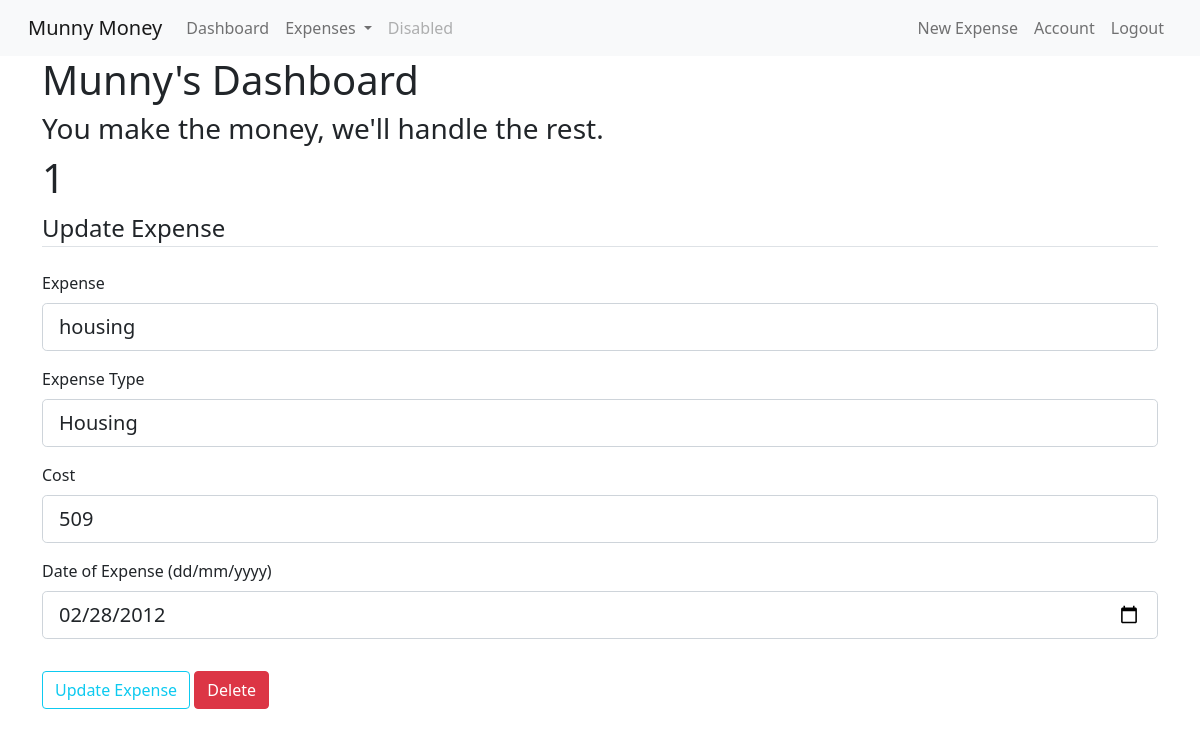
Page /expense/1 (signed in) on the committed database.
### budget_app/models.py (models this page shows, shortened)
class User(db.Model, UserMixin):
    id = db.Column(db.Integer, primary_key=True)
    email = db.Column(db.String(120), unique=True, nullable=False)
    username = db.Column(db.String(20), unique=True, nullable=False)
    password = db.Column(db.String(60), nullable=False)
    total_cost = db.Column(db.Integer, nullable=False, default = 0)
    expense = db.relationship('Expense', backref='user', lazy=True)

class Expense(db.Model):
    id = db.Column(db.Integer, primary_key=True)
    vendor = db.Column(db.String(100), nullable=False)
    expense_type = db.Column(db.String(50), nullable=False)
    cost = db.Column(db.Integer, nullable=False)
    date_posted = db.Column(db.DateTime, nullable=False, default=datetime.utcnow)
    user_id = db.Column(db.Integer, db.ForeignKey('user.id'), nullable=False)

### budget_app/routes.py (the view)
@app.route("/expense/<int:expense_id>", methods=['GET', 'POST'])
@login_required
def expense(expense_id):
    user = User.query.get_or_404(current_user.id)
    expense = Expense.query.get_or_404(expense_id)
    print(current_user.id)
    print(expense.user.id)
    if current_user.id != expense.user.id:
        abort(403)
    form = UpdateExpenseForm()
    if form.validate_on_submit():
        dateposted = form.date.data.strftime('%Y-%m-%d')
        dateposted = datetime.datetime.strptime(dateposted, '%Y-%m-%d')
        expense.vendor = form.expense.data
        expense.expense_type = form.expense_type.data
        expense.cost = form.cost.data
        expense.date_posted = dateposted
        expense.user_id = session["user_id"]
        user.total_cost += expense.cost
        db.session.commit()
        flash('Expense successfully updated.', 'success')
        return redirect(url_for('start'))
    elif request.method == "GET":
        form.expense.data = expense.vendor
        form.expense.data = expense.expense_type
        form.cost.data  = expense.cost
        form.date.data  = expense.date_posted
        session["user_id"] = expense.user_id
    return render_template('expense.html', title='Expense', expense=expense, form=form)

### budget_app/forms.py
class UpdateExpenseForm(FlaskForm):
    expense = StringField('Expense', validators=[DataRequired()])
    expense_type = SelectField(u'Expense Type', choices=[('housing', 'Housing'), ('food', 'Food'), ('transport', 'Transportation'), ('bills', 'Bills'),('entertainment', 'Entertainment'),('investments', 'Investments'),('misc','Miscellaneous'), ('groceries', 'Groceries')], validators=[DataRequired()])
    cost = IntegerField('Cost', validators=[DataRequired()])
    date = DateField('Date of Expense (dd/mm/yyyy)', format='%Y-%m-%d', validators=[DataRequired()])
    submit = SubmitField('Update Expense')

### budget_app/models.py (called while the page is built)
@login_manager.user_loader
def load_user(user_id):
    return User.query.get(int(user_id))

### budget_app/templates/expense.html (shortened to what this page needs)
{% extends 'base.html' %}
{% block head %}
<link rel="stylesheet" href="/static/styles.css" />
{% endblock %}
{% block body %}
    <h1>{{current_user.username.title()}}'s Dashboard </h1>
    <h3>You make the money, we'll handle the rest.</h3>
    <h1>{{ expense.id }}</h1>
    {% if current_user.is_authenticated %}
        <form method="POST" action="">
            <fieldset class="form-group">
                <legend class="border-bottom mb-4">Update Expense</legend>
                <div class="form-group">
                    {{ form.expense.label(class="form-control-label") }}
                    {% if form.expense.errors %}
                        {{ form.expense(class="form-control form-control-lg is-invalid") }}
                        <div class="invalid-feedback">
                            {% for error in form.expense.errors %}
                                <span>{{ error }}</span>
                            {% endfor %}
                        </div>
                    {% else %}
                        {{ form.expense(class="form-control form-control-lg") }}
                    {% endif %}
                </div>
                <div class="form-group">
                    {{ form.expense_type.label(class="form-control-label") }}
                    {% if form.expense_type.errors %}
                        {{ form.expense_type(class="form-control form-control-lg is-invalid") }}
                        <div class="invalid-feedback">
                            {% for error in form.expense_type.errors %}
                                <span>{{ error }}</span>
                            {% endfor %}
                        </div>
                    {% else %}
                        {{ form.expense_type(class="form-control form-control-lg") }}
                    {% endif %}
                </div>
                <div class="form-group">
                    {{ form.cost.label(class="form-control-label") }}
                    {% if form.cost.errors %}
                        {{ form.cost(class="form-control form-control-lg is-invalid") }}
                        <div class="invalid-feedback">
                            {% for error in form.cost.errors %}
                                <span>{{ error }}</span>
                            {% endfor %}
                        </div>
                    {% else %}
                        {{ form.cost(class="form-control form-control-lg") }}
                    {% endif %}
                </div>
                <div class="form-group">
                    {{ form.date.label(class="form-control-label") }}
                    {% if form.date.errors %}
                        {{ form.date(class="form-control form-control-lg is-invalid") }}
                        <div class="invalid-feedback">
                            {% for error in form.date.errors %}
                                <span>{{ error }}</span>
                            {% endfor %}
                        </div>
                    {% else %}
                        {{ form.date(class="form-control form-control-lg") }}
                    {% endif %}
                </div>
            </fieldset>
            <div class="form-group">
                {{ form.submit(class="btn btn-outline-info") }}
                <form action="{{ url_for('delete_expense', expense_id=expense.id) }}" action="DELETE">
                    <button formmethod="DELETE" formaction="{{ url_for('delete_expense', expense_id=expense.id) }}" input class="btn btn-danger" type="submit" value="Delete">Delete</button>
                </form>
                </form>
            </div>
    {% endif %}
{% endblock %}

### rows in the picture
User: username "Munny"
Expense: id "1", expense_type "Housing", cost "509"
